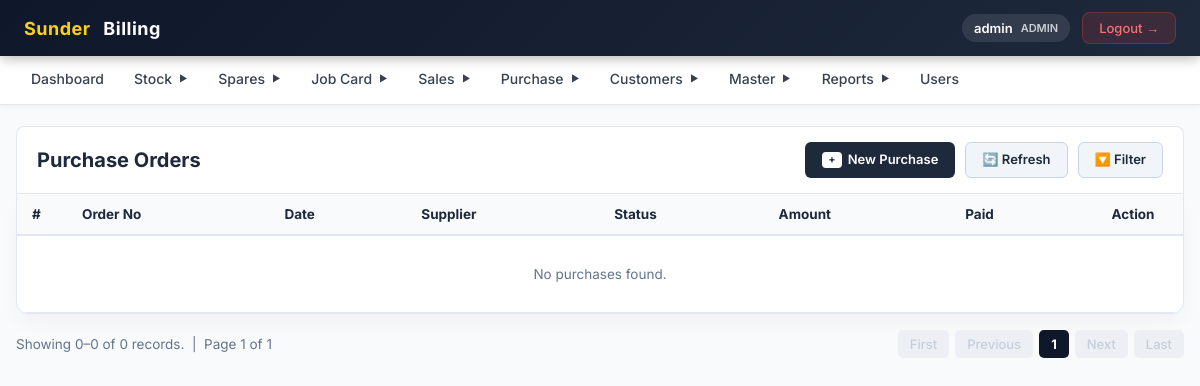
Page /purchase/purchase_list.php (signed in) on the earlier database version.
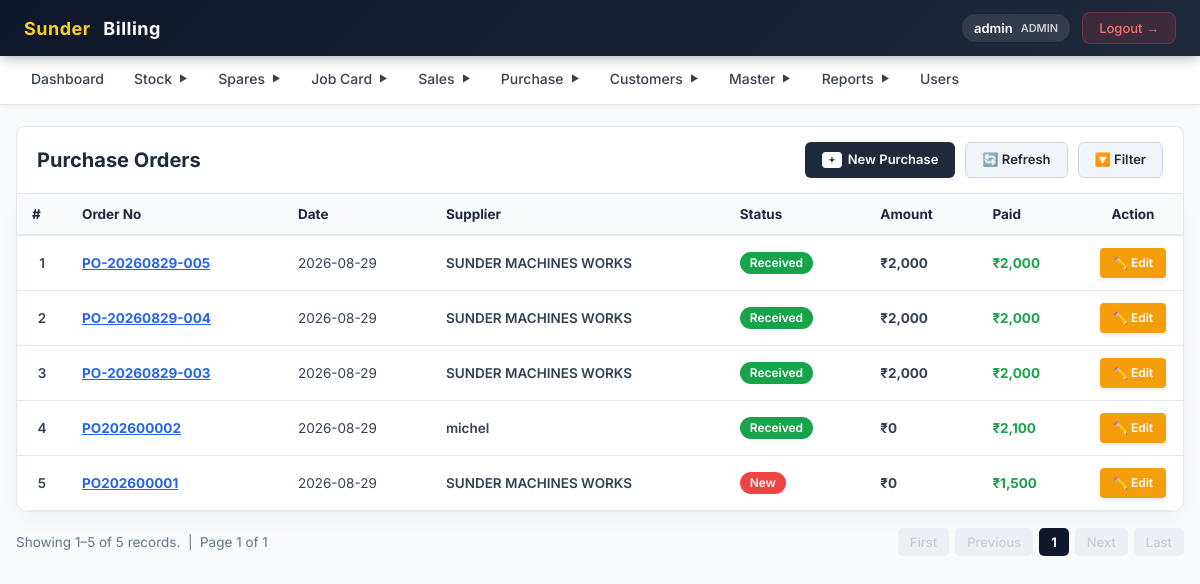
Same page on the later database version.
### tables this page shows
CREATE TABLE `purchase` (
  `id` bigint NOT NULL AUTO_INCREMENT,
  `createdBy` varchar(255) DEFAULT NULL,
  `createdOn` datetime(6) DEFAULT NULL,
  `modifiedBy` varchar(255) DEFAULT NULL,
  `modifiedOn` datetime(6) DEFAULT NULL,
  `actualAmountSum` float NOT NULL,
  `orderDate` date DEFAULT NULL,
  `orderNo` varchar(255) DEFAULT NULL,
  `orderStatus` varchar(255) DEFAULT NULL,
  `paidAmountSum` float NOT NULL,
  `quoteAmountSum` float NOT NULL,
  `supplier` bigint DEFAULT NULL,
  PRIMARY KEY (`id`),
  KEY `FKikg2365x5p0ctt5j10o55mh6n` (`supplier`),
  CONSTRAINT `FKikg2365x5p0ctt5j10o55mh6n` FOREIGN KEY (`supplier`) REFERENCES `supplier` (`id`)
);

CREATE TABLE `supplier` (
  `id` bigint NOT NULL AUTO_INCREMENT,
  `createdBy` varchar(255) DEFAULT NULL,
  `createdOn` datetime(6) DEFAULT NULL,
  `modifiedBy` varchar(255) DEFAULT NULL,
  `modifiedOn` datetime(6) DEFAULT NULL,
  `active` bit(1) NOT NULL,
  `emailId` varchar(255) DEFAULT NULL,
  `name` varchar(255) DEFAULT NULL,
  `phoneNo1` varchar(255) DEFAULT NULL,
  `phoneNo2` varchar(255) DEFAULT NULL,
  `whatsAppNo` varchar(255) DEFAULT NULL,
  `address` bigint DEFAULT NULL,
  PRIMARY KEY (`id`),
  UNIQUE KEY `UK_od83j1diqux7fbobjyjddllvh` (`address`),
  CONSTRAINT `FK15ewpkpum7cnphgckhbpyfjo0` FOREIGN KEY (`address`) REFERENCES `address` (`id`)
);

### includes/auth.php (called while the page is built, shortened)
<?php
function isAdmin(): bool
{
    return isset($_SESSION['user_id'], $_SESSION['role']) && strtoupper(trim($_SESSION['role'])) === 'ADMIN';
}

### purchase/purchase_list.php (the view, shortened to what this page needs)
<?php require_once("../config/db.php"); ?>
<?php require_once("../includes/auth.php"); ?>
<?php include("../includes/header.php"); ?>
<?php
$limit = 10;
$page = isset($_GET['page']) ? max(1, (int)$_GET['page']) : 1;
$offset = ($page - 1) * $limit;
$where = "WHERE 1=1";
$countRes = mysqli_query($conn, "SELECT COUNT(*) AS total FROM purchase p LEFT JOIN supplier s ON p.supplier = s.id $where");
$totalRows = (int)mysqli_fetch_assoc($countRes)['total'];
$totalPages = $totalRows > 0 ? ceil($totalRows / $limit) : 1;
$res = mysqli_query($conn, "SELECT p.*, s.name as supplierName FROM purchase p LEFT JOIN supplier s ON p.supplier = s.id $where ORDER BY p.id DESC LIMIT $limit OFFSET $offset");
$queryParams = $_GET;
unset($queryParams['page']);
$queryString = http_build_query($queryParams);
?>
<div class="erp-container">
    <div class="erp-header-bar">
        <div class="erp-header-title">Purchase Orders</div>
        <div class="erp-header-actions">
            <a href="create.php" class="btn-erp btn-erp-new">
                <span style="background: #ffffff; color: #1e293b; padding: 1px 6px; border-radius: 4px; font-size: 11px;">+</span> New Purchase
            </a>
            <a href="javascript:void(0)" onclick="location.reload()" class="btn-erp btn-erp-secondary">
                🔄 Refresh
            </a>
            <a href="javascript:void(0)" onclick="document.getElementById('purchaseFilter').style.display = document.getElementById('purchaseFilter').style.display === 'none' ? 'block' : 'none'" class="btn-erp btn-erp-secondary">
                🔽 Filter
            </a>
        </div>
    </div>
    <div class="erp-table-box">
        <table class="erp-table">
            <thead>
                <tr>
                    <th style="width:50px;">#</th>
                    <th>Order No</th>
                    <th>Date</th>
                    <th>Supplier</th>
                    <th>Status</th>
                    <th>Amount</th>
                    <th>Paid</th>
                    <th style="text-align:center; width:100px;">Action</th>
                </tr>
            </thead>
            <tbody>
                <?php
                if ($totalRows > 0):
                    $i = $offset + 1;
                    while ($row = mysqli_fetch_assoc($res)):
                        $st = htmlspecialchars($row['orderStatus'] ?? 'New');
                        $badgeClass = 'erp-badge-info';
                        if ($st === 'Completed' || $st === 'Received') $badgeClass = 'erp-badge-completed';
                        else if ($st === 'Ordered') $badgeClass = 'erp-badge-pending';
                        else if ($st === 'New') $badgeClass = 'erp-badge-new';
                ?>
                <tr>
                    <td style="font-weight:600; text-align:center;"><?= $i++ ?></td>
                    <td>
                        <a href="edit_purchase.php?id=<?= $row['id'] ?>" style="color:#2563eb; text-decoration:underline; font-weight:700;">
                            <?= htmlspecialchars($row['orderNo'] ?? '') ?>
                        </a>
                    </td>
                    <td><?= htmlspecialchars($row['orderDate'] ?? '-') ?></td>
                    <td style="font-weight:600;"><?= htmlspecialchars($row['supplierName'] ?? 'N/A') ?></td>
                    <td>
                        <span class="erp-badge <?= $badgeClass ?>"><?= $st ?></span>
                    </td>
                    <td style="font-weight:700;">₹<?= number_format(round((float)$row['actualAmountSum'])) ?></td>
                    <td style="color:#16a34a; font-weight:700;">₹<?= number_format(round((float)$row['paidAmountSum'])) ?></td>
                    <td style="text-align:center;">
                        <a href="edit_purchase.php?id=<?= $row['id'] ?>" class="btn-erp btn-erp-warning btn-erp-sm">
                            ✏️ Edit
                        </a>
                    </td>
                </tr>
                <?php endwhile; ?>
                <?php else: ?>
                <tr>
                    <td colspan="8" style="text-align:center; padding:30px; color:#64748b;">
                        No purchases found.
                    </td>
                </tr>
                <?php endif; ?>
            </tbody>
        </table>
    </div>
    <div class="erp-pagination">
        <div>
            <?php
            $startRecord = $totalRows > 0 ? $offset + 1 : 0;
            $endRecord = min($offset + $limit, $totalRows);
            ?>
            Showing <?= $startRecord ?>–<?= $endRecord ?> of <?= $totalRows ?> records. &nbsp;|&nbsp; Page <?= $page ?> of <?= $totalPages ?>
        </div>
        <div class="erp-pagination-controls">
            <?php if ($page <= 1): ?>
                <span class="erp-pagination-btn disabled">First</span>
                <span class="erp-pagination-btn disabled">Previous</span>
            <?php else: ?>
                <a href="?<?= $queryString ? $queryString . '&' : '' ?>page=1" class="erp-pagination-btn">First</a>
                <a href="?<?= $queryString ? $queryString . '&' : '' ?>page=<?= $page - 1 ?>" class="erp-pagination-btn">Previous</a>
            <?php endif; ?>
            <a class="erp-pagination-btn active"><?= $page ?></a>
            <?php if ($page >= $totalPages): ?>
                <span class="erp-pagination-btn disabled">Next</span>
                <span class="erp-pagination-btn disabled">Last</span>
            <?php else: ?>
                <a href="?<?= $queryString ? $queryString . '&' : '' ?>page=<?= $page + 1 ?>" class="erp-pagination-btn">Next</a>
                <a href="?<?= $queryString ? $queryString . '&' : '' ?>page=<?= $totalPages ?>" class="erp-pagination-btn">Last</a>
            <?php endif; ?>
        </div>
    </div>
</div>
<?php include("../includes/footer.php"); ?>

### includes/header.php (shortened to what this page needs)
<?php
require_once(__DIR__ . '/auth.php');
$current_page = basename($_SERVER['PHP_SELF']);
?>
<!DOCTYPE html>
<html lang="en">
<head>
    <link rel="stylesheet" href="../includes/common_erp.css">
</head>
<body>
    <div class="topbar">
        <div class="brand">
            <span class="brand-accent">Sunder</span>&nbsp;Billing
        </div>
        <div class="topbar-right">
            <?php if (isset($_SESSION['employee_name']) || isset($_SESSION['username'])): ?>
                <div class="user-pill">
                    <?php if (isset($_SESSION['employee_name'])): ?>
                        <span><?php echo htmlspecialchars($_SESSION['employee_name']); ?></span>
                        <small>Employee</small>
                    <?php else: ?>
                        <span><?php echo htmlspecialchars($_SESSION['username']); ?></span>
                        <small><?php echo htmlspecialchars($_SESSION['role'] ?? 'Admin'); ?></small>
                    <?php endif; ?>
                </div>
            <?php endif; ?>
            <button class="btn-logout" onclick="window.location.href='../login/logout.php'">
                Logout &#x2192;
            </button>
        </div>
    </div>
    <div class="menu-container">
        <ul class="menu-bar" id="mainMenu">
            <li class="menu-item">
                <a href="../login/dashboard.php" <?php echo ($current_page == 'dashboard.php') ? 'class="active-link"' : ''; ?>>
                    Dashboard
                </a>
            </li>
            <?php if (isset($_SESSION['role']) && $_SESSION['role'] === 'ADMIN'): ?>
                <li class="menu-item has-dropdown">
                    <span class="menu-link">Stock <span class="arrow">&#9660;</span></span>
                </li>
            <?php endif; ?>
            <li class="menu-item has-dropdown">
                <span class="menu-link">Spares <span class="arrow">&#9660;</span></span>
            </li>
            <li class="menu-item has-dropdown">
                <span class="menu-link">Job Card <span class="arrow">&#9660;</span></span>
            </li>
            <li class="menu-item has-dropdown">
                <span class="menu-link">Sales <span class="arrow">&#9660;</span></span>
            </li>
            <?php if (isAdmin()): ?>
                <li class="menu-item has-dropdown">
                    <span class="menu-link">Purchase <span class="arrow">&#9660;</span></span>
                </li>
            <?php endif; ?>
            <?php if (isAdmin()): ?>
                <li class="menu-item has-dropdown">
                    <span class="menu-link">Customers <span class="arrow">&#9660;</span></span>
                </li>
            <?php endif; ?>
            <?php if (isAdmin()): ?>
                <li class="menu-item has-dropdown">
                    <span class="menu-link">Master <span class="arrow">&#9660;</span></span>
                </li>
            <?php endif; ?>
            <?php if (isAdmin()): ?>
                <li class="menu-item has-dropdown">
                    <span class="menu-link">Reports <span class="arrow">&#9660;</span></span>
                </li>
            <?php endif; ?>
            <?php if (isset($_SESSION['role']) && $_SESSION['role'] === 'ADMIN'): ?>
                <li class="menu-item">
                    <a href="../users/manage_users.php" <?php echo ($current_page == 'manage_users.php') ? 'class="active-link"' : ''; ?>>
                        Users
                    </a>
                </li>
            <?php endif; ?>
        </ul>
    </div>

### includes/footer.php (shortened to what this page needs)
</body>
</html>

### includes/header.php (style rules this page uses)
* { box-sizing: border-box; margin: 0; padding: 0; }
body { font-family: 'Inter', Arial, sans-serif; background: #f4f6f9; padding-top: 110px; padding-bottom: 20px; }
.topbar { background: linear-gradient(135deg, #0f172a 0%, #1e293b 100%); padding: 0 24px; display: flex; justify-content: space-between; align-items: center; height: 56px; position: fixed; width: 100%; top: 0; z-index: 1000; box-shadow: 0 2px 12px rgba(0, 0, 0, 0.3); }
.brand { font-weight: 700; color: #fff; font-size: 18px; letter-spacing: 0.5px; display: flex; align-items: center; gap: 8px; }
.brand .brand-accent { color: #FDD017; }
.topbar-right { display: flex; align-items: center; gap: 12px; }
.user-pill { display: inline-flex; align-items: center; gap: 8px; background: rgba(255, 255, 255, 0.1); color: #fff; padding: 6px 12px; border-radius: 999px; font-size: 13px; font-weight: 600; }
.user-pill small { color: rgba(255, 255, 255, 0.75); font-size: 11px; text-transform: uppercase; }
.btn-logout { background: rgba(239, 68, 68, 0.15); color: #f87171; padding: 7px 16px; border: 1px solid rgba(239, 68, 68, 0.3); border-radius: 8px; cursor: pointer; font-size: 13px; font-weight: 500; font-family: 'Inter', Arial, sans-serif; transition: all 0.2s; }
.menu-container { background: #fff; position: fixed; width: 100%; top: 56px; z-index: 999; border-bottom: 1px solid #e5e7eb; box-shadow: 0 1px 6px rgba(0, 0, 0, 0.06); }
.menu-bar { display: flex; margin: 0; padding: 0 16px; list-style: none; }
.menu-item { position: relative; }
.menu-item>a, .menu-item>.menu-link { display: flex; align-items: center; gap: 4px; padding: 14px 15px; text-decoration: none; color: #374151; font-weight: 500; font-size: 14px; cursor: pointer; border-bottom: 3px solid transparent; transition: all 0.2s; white-space: nowrap; user-select: none; }
.arrow { font-size: 9px; display: inline-block; margin-left: 3px; transition: transform 0.25s cubic-bezier(0.4, 0, 0.2, 1); transform: rotate(-90deg); }

Differences in the rows shown:
added purchase: orderNo "PO-20260829-005", orderDate "2026-08-29", supplier.name "SUNDER MACHINES WORKS", orderStatus "Received", actualAmountSum "2,000", paidAmountSum "2,000"
added purchase: orderNo "PO-20260829-004", orderDate "2026-08-29", supplier.name "SUNDER MACHINES WORKS", orderStatus "Received", actualAmountSum "2,000", paidAmountSum "2,000"
added purchase: orderNo "PO-20260829-003", orderDate "2026-08-29", supplier.name "SUNDER MACHINES WORKS", orderStatus "Received", actualAmountSum "2,000", paidAmountSum "2,000"
added purchase: orderNo "PO202600002", orderDate "2026-08-29", supplier.name "michel", orderStatus "Received", actualAmountSum "0", paidAmountSum "2,100"
added purchase: orderNo "PO202600001", orderDate "2026-08-29", supplier.name "SUNDER MACHINES WORKS", orderStatus "New", actualAmountSum "0", paidAmountSum "1,500"
Other differences:
$startRecord: "0" → "1"
$endRecord: "0" → "5"
$totalRows: "0" → "5"
text no longer shown: "No purchases found."
